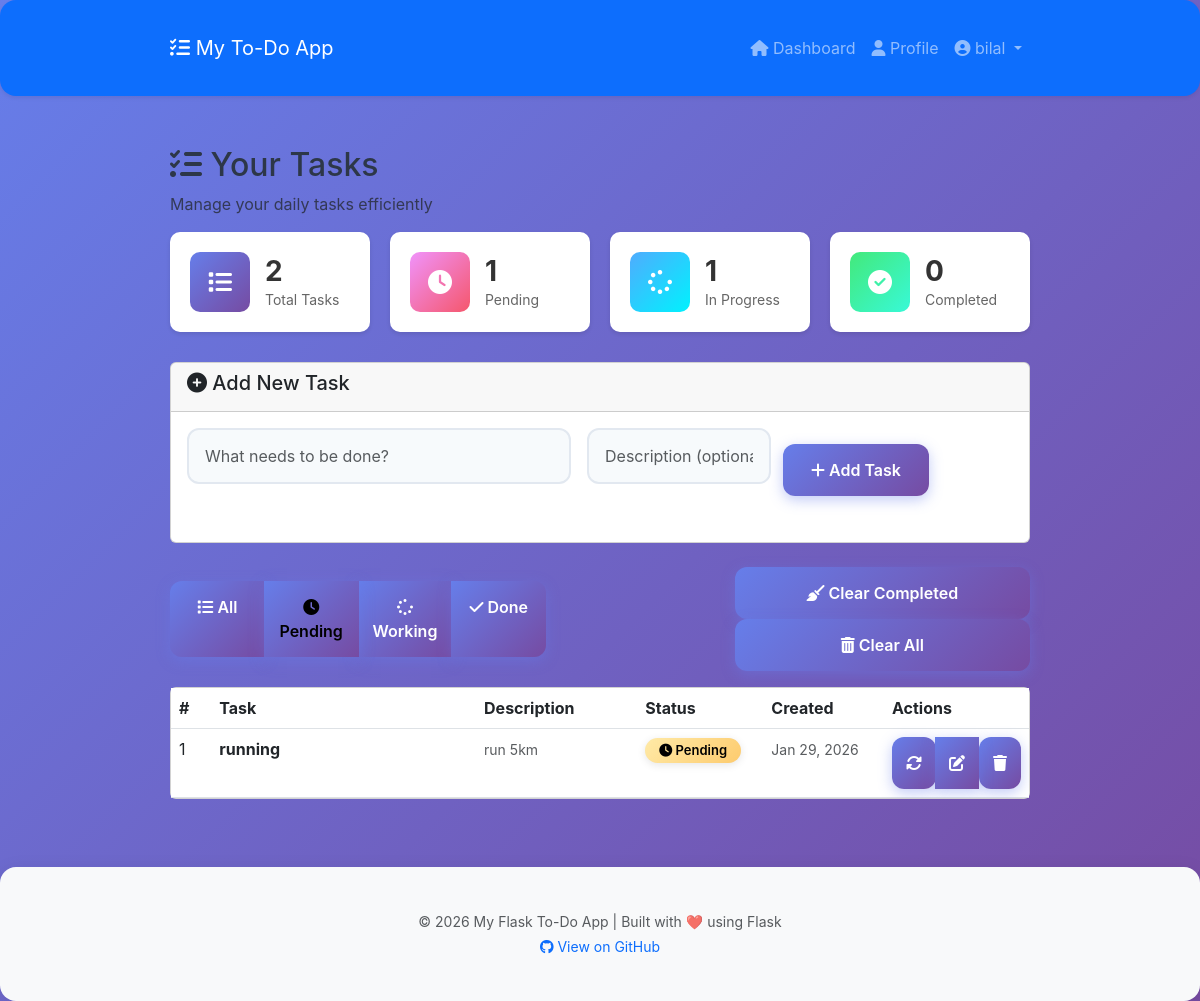
/tasks/filter/Pending (signed in), run on the app's committed database.
### app/models.py (models this page shows, shortened)
class Task(db.Model):
    __tablename__ = 'task'
    id = db.Column(db.Integer, primary_key=True)
    title = db.Column(db.String(200), nullable=False)
    description = db.Column(db.Text, nullable=True)
    status = db.Column(db.String(20), default='Pending', nullable=False)
    created_at = db.Column(db.DateTime, default=datetime.utcnow, nullable=False)
    updated_at = db.Column(db.DateTime, default=datetime.utcnow, onupdate=datetime.utcnow, nullable=False)
    user_id = db.Column(db.Integer, db.ForeignKey('user.id'), nullable=False, index=True)

### app/routes/tasks.py (the view)
@task_bp.route('/filter/<status>')
@login_required
def filter_tasks(status):
    user_id = session.get('user_id')
    valid_statuses = ['Pending', 'Working', 'Done', 'All']
    if status not in valid_statuses:
        flash('Invalid filter option', 'danger')
        return redirect(url_for('tasks.view_task'))
    if status == 'All':
        tasks = Task.query.filter_by(user_id=user_id).order_by(Task.created_at.desc()).all()
    else:
        tasks = Task.query.filter_by(user_id=user_id, status=status).order_by(Task.created_at.desc()).all()
    all_tasks = Task.query.filter_by(user_id=user_id).all()
    total_tasks = len(all_tasks)
    pending_tasks = sum(1 for task in all_tasks if task.status == 'Pending')
    working_tasks = sum(1 for task in all_tasks if task.status == 'Working')
    completed_tasks = sum(1 for task in all_tasks if task.status == 'Done')
    return render_template('tasks.html',
                         tasks=tasks,
                         total_tasks=total_tasks,
                         pending_tasks=pending_tasks,
                         working_tasks=working_tasks,
                         completed_tasks=completed_tasks,
                         current_filter=status)

### app/routes/auth.py (called while the page is built)
def login_required(f):
    @wraps(f)
    def decorated_function(*args, **kwargs):
        if 'user_id' not in session:
            flash('Please login to access this page', 'warning')
            return redirect(url_for('auth.login'))
        return f(*args, **kwargs)
    return decorated_function

### app/templates/tasks.html (shortened to what this page needs)
{% extends "base.html" %}
{% block content %}
<div class="tasks-container">
    <div class="tasks-header">
        <h2><i class="fas fa-tasks"></i> Your Tasks</h2>
        <p class="text-muted">Manage your daily tasks efficiently</p>
    </div>
    <div class="task-stats">
        <div class="stat-card">
            <div class="stat-icon total">
                <i class="fas fa-list"></i>
            </div>
            <div class="stat-info">
                <h3>{{ total_tasks }}</h3>
                <p>Total Tasks</p>
            </div>
        </div>
        <div class="stat-card">
            <div class="stat-icon pending">
                <i class="fas fa-clock"></i>
            </div>
            <div class="stat-info">
                <h3>{{ pending_tasks }}</h3>
                <p>Pending</p>
            </div>
        </div>
        <div class="stat-card">
            <div class="stat-icon working">
                <i class="fas fa-spinner"></i>
            </div>
            <div class="stat-info">
                <h3>{{ working_tasks }}</h3>
                <p>In Progress</p>
            </div>
        </div>
        <div class="stat-card">
            <div class="stat-icon completed">
                <i class="fas fa-check-circle"></i>
            </div>
            <div class="stat-info">
                <h3>{{ completed_tasks }}</h3>
                <p>Completed</p>
            </div>
        </div>
    </div>
    <div class="add-task-section card mb-4">
        <div class="card-header">
            <h5><i class="fas fa-plus-circle"></i> Add New Task</h5>
        </div>
        <div class="card-body">
            <form action="{{ url_for('tasks.add_task') }}" method="POST" class="task-form">
                <div class="row g-3">
                    <div class="col-md-8">
                        <input
                            type="text"
                            name="title"
                            class="form-control"
                            placeholder="What needs to be done?"
                            required
                            autofocus
                            maxlength="200"
                        >
                    </div>
                    <div class="col-md-4">
                        <input
                            type="text"
                            name="description"
                            class="form-control"
                            placeholder="Description (optional)"
                        >
                    </div>
                </div>
                <button type="submit" class="btn btn-primary mt-3">
                    <i class="fas fa-plus"></i> Add Task
                </button>
            </form>
        </div>
    </div>
    <div class="task-filters mb-3">
        <div class="btn-group" role="group">
            <a href="{{ url_for('tasks.filter_tasks', status='All') }}"
               class="btn btn-sm btn-outline-secondary {{ 'active' if current_filter == 'All' or not current_filter }}">
                <i class="fas fa-list"></i> All
            </a>
            <a href="{{ url_for('tasks.filter_tasks', status='Pending') }}"
               class="btn btn-sm btn-outline-warning {{ 'active' if current_filter == 'Pending' }}">
                <i class="fas fa-clock"></i> Pending
            </a>
            <a href="{{ url_for('tasks.filter_tasks', status='Working') }}"
               class="btn btn-sm btn-outline-info {{ 'active' if current_filter == 'Working' }}">
                <i class="fas fa-spinner"></i> Working
            </a>
            <a href="{{ url_for('tasks.filter_tasks', status='Done') }}"
               class="btn btn-sm btn-outline-success {{ 'active' if current_filter == 'Done' }}">
                <i class="fas fa-check"></i> Done
            </a>
        </div>
        {% if tasks %}
        <div class="task-actions">
            <form method="POST" action="{{ url_for('tasks.clear_completed') }}" style="display: inline;">
                <button type="submit" class="btn btn-sm btn-outline-success" onclick="return confirm('Clear all completed tasks?')">
                    <i class="fas fa-broom"></i> Clear Completed
                </button>
            </form>
            <form method="POST" action="{{ url_for('tasks.clear_tasks') }}" style="display: inline;">
                <button type="submit" class="btn btn-sm btn-outline-danger" onclick="return confirm('Are you sure you want to delete all tasks?')">
                    <i class="fas fa-trash-alt"></i> Clear All
                </button>
            </form>
        </div>
        {% endif %}
    </div>
    {% if tasks %}
    <div class="tasks-list card">
        <div class="table-responsive">
            <table class="table table-hover mb-0">
                <thead>
                    <tr>
                        <th width="5%">#</th>
                        <th width="35%">Task</th>
                        <th width="20%">Description</th>
                        <th width="15%">Status</th>
                        <th width="15%">Created</th>
                        <th width="10%">Actions</th>
                    </tr>
                </thead>
                <tbody>
                    {% for task in tasks %}
                    <tr class="task-row {{ 'task-done' if task.status == 'Done' }}">
                        <td>{{ loop.index }}</td>
                        <td>
                            <strong>{{ task.title }}</strong>
                        </td>
                        <td>
                            <small class="text-muted">
                                {{ task.description[:50] + '...' if task.description and task.description|length > 50 else task.description or '-' }}
                            </small>
                        </td>
                        <td>
                            <span class="badge badge-{{ task.status|lower }}">
                                {% if task.status == 'Pending' %}
                                    <i class="fas fa-clock"></i>
                                {% elif task.status == 'Working' %}
                                    <i class="fas fa-spinner"></i>
                                {% else %}
                                    <i class="fas fa-check"></i>
                                {% endif %}
                                {{ task.status }}
                            </span>
                        </td>
                        <td>
                            <small class="text-muted">
                                {{ task.created_at.strftime('%b %d, %Y') if task.created_at else '-' }}
                            </small>
                        </td>
                        <td>
                            <div class="btn-group btn-group-sm" role="group">
                                <form action="{{ url_for('tasks.toggle_status', task_id=task.id) }}" method="POST" style="display: inline;">
                                    <button class="btn btn-outline-primary btn-sm" type="submit" title="Change Status">
                                        <i class="fas fa-sync-alt"></i>
                                    </button>
                                </form>
                                <a href="{{ url_for('tasks.edit_task', task_id=task.id) }}"
                                   class="btn btn-outline-info btn-sm"
                                   title="Edit">
                                    <i class="fas fa-edit"></i>
                                </a>
                                <form action="{{ url_for('tasks.delete_task', task_id=task.id) }}" method="POST" style="display: inline;">
                                    <button class="btn btn-outline-danger btn-sm"
                                            type="submit"
                                            onclick="return confirm('Delete this task?')"
                                            title="Delete">
                                        <i class="fas fa-trash"></i>
                                    </button>
                                </form>
                            </div>
                        </td>
                    </tr>
                    {% endfor %}
                </tbody>
            </table>
        </div>
    </div>
    {% endif %}
</div>
{% endblock %}

### app/static/css/style.css (style rules this page uses)
body { margin: 0; font-family: -apple-system, BlinkMacSystemFont, 'Segoe UI', Roboto, Oxygen, Ubuntu, sans-serif; background: linear-gradient(135deg, #667eea 0%, #764ba2 100%); min-height: 100vh; color: #2d3748; }
.btn { background: linear-gradient(135deg, #667eea 0%, #764ba2 100%); color: white; border: none; padding: 14px; width: 100%; font-size: 16px; border-radius: 12px; cursor: pointer; font-weight: 600; transition: all 0.3s ease; box-shadow: 0 4px 14px rgba(102, 126, 234, 0.4); }
.task-form { display: flex; gap: 12px; margin-bottom: 30px; }
.task-form input[type='text'] { flex: 1; padding: 14px 16px; font-size: 16px; border: 2px solid #e2e8f0; border-radius: 12px; transition: all 0.3s ease; background: #f7fafc; }
.task-form .btn { padding: 14px 28px; font-size: 16px; width: auto; }
.badge { padding: 6px 14px; border-radius: 20px; font-weight: 600; color: white; font-size: 13px; display: inline-block; box-shadow: 0 2px 8px rgba(0, 0, 0, 0.1); }
.badge-pending { background: linear-gradient(135deg, #ffeaa7 0%, #fdcb6e 100%); color: #2d3748; }

### app/templates/tasks.html (style rules this page uses)
.task-stats { display: grid; grid-template-columns: repeat(auto-fit, minmax(200px, 1fr)); gap: 20px; margin-bottom: 30px; }
.stat-card { background: white; padding: 20px; border-radius: 10px; box-shadow: 0 2px 4px rgba(0,0,0,0.1); display: flex; align-items: center; gap: 15px; }
.stat-icon { width: 60px; height: 60px; border-radius: 10px; display: flex; align-items: center; justify-content: center; font-size: 24px; color: white; }
.stat-icon.total { background: linear-gradient(135deg, #667eea 0%, #764ba2 100%); }
.stat-icon.pending { background: linear-gradient(135deg, #f093fb 0%, #f5576c 100%); }
.stat-icon.working { background: linear-gradient(135deg, #4facfe 0%, #00f2fe 100%); }
.stat-icon.completed { background: linear-gradient(135deg, #43e97b 0%, #38f9d7 100%); }
.stat-info h3 { margin: 0; font-size: 28px; font-weight: bold; color: #333; }
.stat-info p { margin: 0; color: #666; font-size: 14px; }
.task-filters { display: flex; justify-content: space-between; align-items: center; flex-wrap: wrap; gap: 10px; }
.badge-pending { background-color: #ffc107; color: #000; }

### data on the page
Task: title "running", description "run 5km", status "Pending", created_at "Jan 29, 2026"

### other printed values
{{ session.username }} "bilal"
{{ total_tasks }} "2"
{{ pending_tasks }} "1"
{{ working_tasks }} "1"
{{ completed_tasks }} "0"
